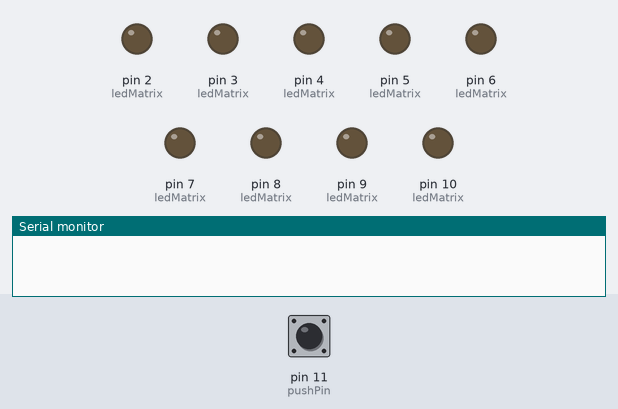
The sketch below on a simulated Arduino Uno, built with avr-gcc and run on an emulated ATmega328P. Shown: output pins drawn as LEDs (lit = HIGH), the last lines printed to the serial monitor. Dashed ring = blinking. The test bench sets the inputs (shaded band); at power-on: pin 11 (pushPin) LOW. Random numbers use the default seed unless the sketch sets one.

Above: at 1.2 s.
1.3 s: pin 11 (pushPin) pulled HIGH for 0.15 s
At 3.3 s:
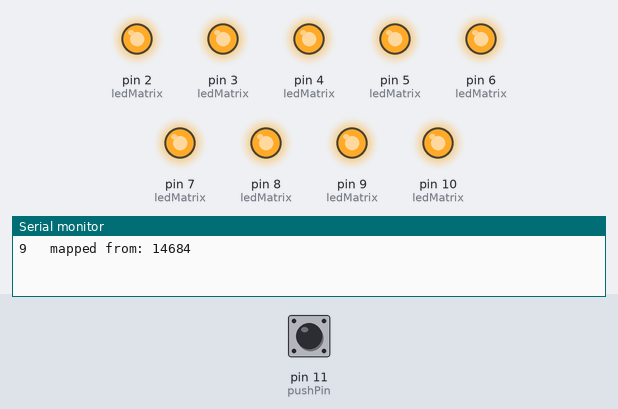
4.3 s: pin 11 (pushPin) pulled HIGH for 3.2 s
At 8.2 s:
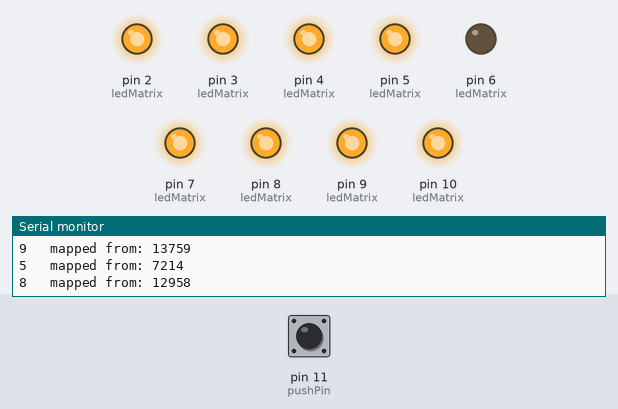
9.0 s: pin 11 (pushPin) pulled HIGH for 1 s
At 10.4 s:
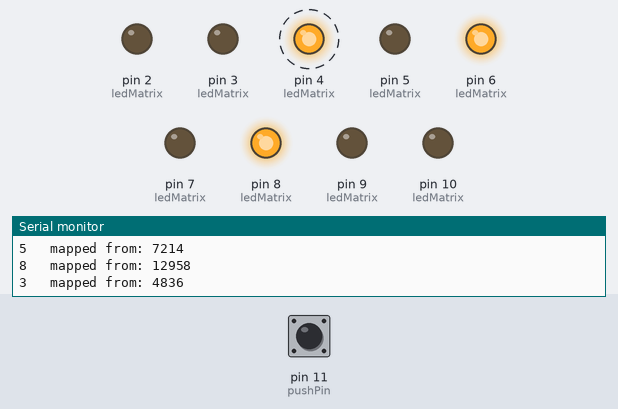
12.0 s: pin 11 (pushPin) pulled HIGH for 0.15 s
At 13.9 s:
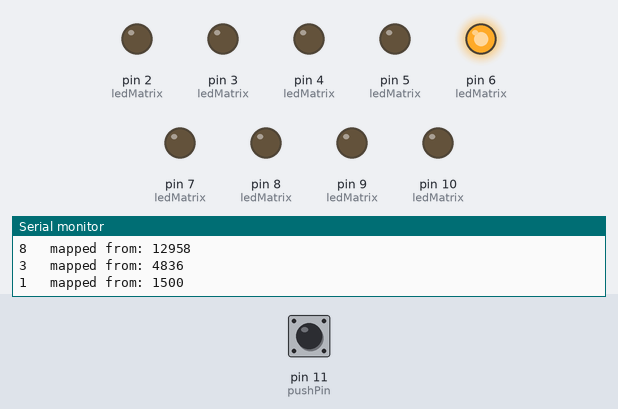
15.0 s: pin 11 (pushPin) pulled HIGH for 3.2 s
At 17.17 s:
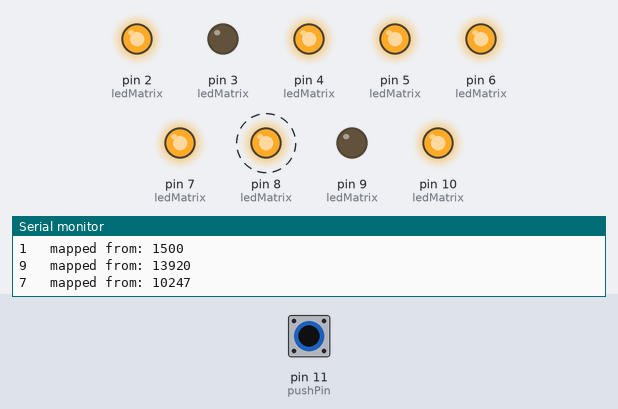
19.7 s: pin 11 (pushPin) pulled HIGH for 3.2 s
At 21.87 s:
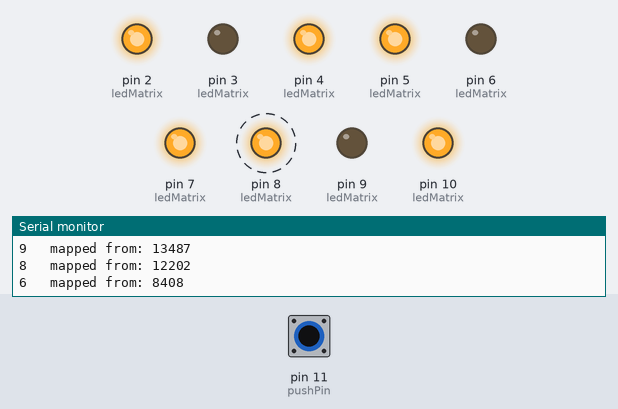
Timing chart, 0 to 24.4 s (numbered marks = the images above; inputs shaded):
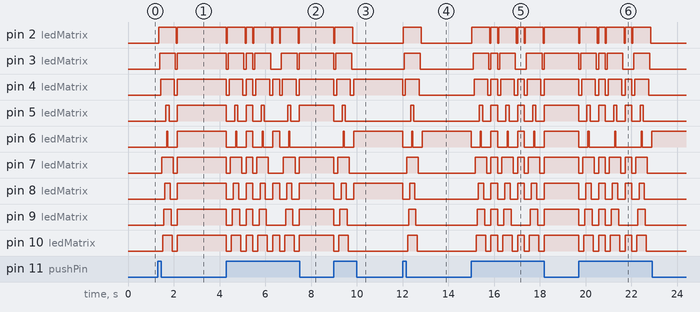

The sketch:

Dice_Thrower_v3.ino
```cpp
//Dice Thrower v3
//in this version I want to work out how to interrupt the void loop
//and have it wait until I press a button
// in this version it will show the correct form of the pips on the dice

// give dNum the max number of pips you want on your dice
int buttonState;
int pushPin = 11;

const int dNum = 9; //as in d8 or d6 or d4 CAN'T BE HIGHER THAN 9!
int jumbleSpeed = 66;
int snakeSpeed = 46; //seems to be the best speed. purely subjectively tested on sight

const int ROW_COUNT = 3;
const int COL_COUNT = 3;
int ledMatrix[ROW_COUNT][COL_COUNT] =
{
  {2, 3, 4},
  {5, 6, 7},
  {8, 9, 10}
};

/*  show & tell of array addresses
      {[0][0], [0][1], [0][2]},

      {[1][0], [1][1], [1][2]},

      {[2][0], [2][1], [2][2]}
*/


void setup()
{
  for (int i = 0; i < 3; i++)
  {
    for (int j = 0; j < 3; j++)
    {
      pinMode(ledMatrix[i][j], OUTPUT);
    }
  }
  pinMode(pushPin, INPUT);
  Serial.begin(9600);
  randomSeed(analogRead(A0));
  Serial.println(); //for random() checking reasons
}

void loop()
{
  randomLoop();
}

int randomLoop()
{
  int buttonState = digitalRead(pushPin);

  if (buttonState == HIGH)
  {
    //allOff();
    //delay(100); //put in in order to see the difference between two "throws" with a similar outcome

    snake();

    int num;
    int mapChange;
    int thouNum = dNum * 1000;
    num = random(thouNum + thouNum * 0.66);
    mapChange = map(num, 1, thouNum + thouNum * 0.66, 1, dNum + 1);

    if (mapChange == 1)
      one();

    if (mapChange == 2)
      two();

    if (mapChange == 3)
      three();

    if (mapChange == 4)
      four();

    if (mapChange == 5)
      five();

    if (mapChange == 6)
      six();

    if (mapChange == 7)
      seven();

    if (mapChange == 8)
      eight();

    if (mapChange == 9)
      nine();

    Serial.print(mapChange);
    Serial.print("\t mapped from: ");
    Serial.println(num);
    delay(300); //debounce icw first line in void loop() allOff();
  }
  else
  {
    return 0;
  }
}

void ledOn(int x, int y) //x == rows, y == cols
{
  digitalWrite(ledMatrix[x][y], HIGH);
}

void ledOff(int x, int y)
{
  digitalWrite(ledMatrix[x][y], LOW);
}

void one()
{
  ledOn(1, 1);
}

void two()
{
  ledOn(2, 0);
  ledOn(0, 2);
}

void three()
{
  ledOn(1, 1);
  ledOn(2, 0);
  ledOn(0, 2);
}

/*void four() //one of two ways to write four()
  {
  digitalWrite(ledMatrix[0][0], HIGH);
  digitalWrite(ledMatrix[2][0], HIGH);
  digitalWrite(ledMatrix[0][2], HIGH);
  digitalWrite(ledMatrix[2][2], HIGH);
  }*/

//different way of writing four()
void four()
{
  for (int row = 0; row < 3; row++)
  {
    if (row == 1) continue;

    ledOn(row, 0);
    //digitalWrite(ledMatrix[row][0], HIGH); //original code
    ledOn(row, 2);
    //digitalWrite(ledMatrix[row][2], HIGH); //original code
  }
}


void five()
{
  ledOn(0, 0);
  ledOn(2, 0);
  ledOn(0, 2);
  ledOn(2, 2);
  ledOn(1, 1);
}

void six()
{
  for (int row = 0; row < 3; row++)
  {
    ledOn(row, 0);
    ledOn(row, 2);
  }
}

void seven()
{
  for (int row = 0; row < 3; row++)
  {
    ledOn(row, 0);
    ledOn(row, 2);
  }
  ledOn(1, 1);
}

void eight()
{
  for (int row = 0; row < 3; row++)
  {
    ledOn(row, 0);
    ledOn(row, 2);
  }
  ledOn(0, 1);
  ledOn(2, 1);
}

/*void eight() //different way of writing eight()
  {
  for (int row = 0; row < 3; row++)
  {
    for (int col = 0; col < 3; col++)
    {
      if (col == 1 && row == 1) continue;

      digitalWrite(ledMatrix[row][col], HIGH);
    }
  }
  }*/

void nine()
{
  for (int row = 0; row < 3; row++)
  {
    for (int col = 0; col < 3; col++)
    {
      ledOn(row, col);
    }
  }
}

void allOn()
{
  for (int i = 0; i < 3; i++)
  {
    for (int j = 0; j < 3; j++)
    {
      ledOn(i, j);
    }
  }
}

void allOff()
{
  for (int i = 0; i < 3; i++)
  {
    for (int j = 0; j < 3; j++)
    {
      ledOff(i, j);
    }
  }
}

void allOffOneSec() //All LEDs off for 1 second
{
  for (int i = 0; i < 3; i++)
  {
    for (int j = 0; j < 3; j++)
    {
      digitalWrite(ledMatrix[i][j], LOW);
    }
  }
  delay(1000);
}

void allOnOneSec() //All LEDs on for 1 second
{
  for (int i = 0; i < 3; i++)
  {
    for (int j = 0; j < 3; j++)
    {
      digitalWrite(ledMatrix[i][j], HIGH);
    }
  }
  delay(1000);
}


/* Option 1 : First run is ON one by one, rest OFF one by one
  void jumble()
  {
  for (int i = 0; i < 3; i++)
  {
    for (int j = 0; j < 3; j++)
    {
      ledOn(i, j);
      delay(jumbleSpeed);
      ledOff(i, j);
      delay(jumbleSpeed);
    }
  }
  }
*/

/* Option 2 : First run is blank. Annoying, need to do a do/while loop which is too much recoding
  void jumble()
  {
  for (int i = 0; i < 3; i++)
  {
    for (int j = 0; j < 3; j++)
    {
      ledOff(i, j);
      delay(jumbleSpeed);
    }
  }
  }
*/

/* Option 3 : Another option, no real remarks
  void jumble()
  {
  for (int i = 0; i < 3; i++)
  {
    for (int j = 0; j < 3; j++)
    {
      ledOn(i, j);
      delay(jumbleSpeed);
    }
  }
  allOff();
  delay(jumbleSpeed);
  }
*/

void jumble() //Option 4 : Snake there and back. Favourite for now
{
  allOff();
  delay(33);
  for (int i = 0; i < 3; i++)
  {
    for (int j = 0; j < 3; j++)
    {
      ledOn(i, j);
      delay(jumbleSpeed);
    }
  }
  for (int i = 2; i >= 0; i--)
  {
    for (int j = 2; j >= 0; j--)
    {
      ledOff(i, j);
      delay(jumbleSpeed);
    }
  }
}

// I could use all the options below and link them to the
// the random() so that each time you "throw" you will
// get a different jumble/snake (although it must feel random
// and not linked to the number thrown)(problem there)

/* Option 1 : Snakes through the columns and back.
void snake()
{
  allOff();
  delay(33);

  for (int i = 0; i < 3; i++)
  {
    ledOn(i, 0);
    delay(snakeSpeed);
  }
  for (int j = 2; j >= 0; j--)
  {
    ledOn(j, 1);
    delay(snakeSpeed);
  }
  for (int k = 0; k < 3; k++)
  {
    ledOn(k, 2);
    delay(snakeSpeed);
  }
  for (int k = 2; k >= 0; k--)
  {
    ledOff(k, 2);
    delay(snakeSpeed);
  }
  for (int j = 0; j < 3; j++)
  {
    ledOff(j, 1);
    delay(snakeSpeed);
  }
  for (int i = 2; i >= 0; i--)
  {
    ledOff(i, 0);
    delay(snakeSpeed);
  }
}
*/

void snake() //Option 2 : this snakes in a clockwise circle to the middle, and back
{
  allOff();
  delay(33);

  for (int i = 0; i < 3; i++)
  {
    ledOn(0, i);
    delay(snakeSpeed);
  }
  ledOn(1, 2);
  delay(snakeSpeed);

  for (int j = 2; j >= 0; j--)
  {
    ledOn(2, j);
    delay(snakeSpeed);
  }
  ledOn(1, 0);
  delay(snakeSpeed);
  ledOn(1, 1);
  delay(snakeSpeed);

  ledOff(1, 1);
  delay(snakeSpeed);
  ledOff(1, 0);
  delay(snakeSpeed);
  for (int j = 0; j < 3; j++)
  {
    ledOff(2, j);
    delay(snakeSpeed);
  }
  ledOff(1, 2);
  delay(snakeSpeed);

  for (int i = 2; i >= 0; i--)
  {
    ledOff(0, i);
    delay(snakeSpeed);
  }
}
```

Measured:
- after the input at 1.3 s, pin 2 (ledMatrix): LOW → HIGH at once, → LOW 0.78 s later, → HIGH 0.05 s later; pin 3 (ledMatrix): LOW → HIGH after 0.08 s, → LOW 0.69 s later, → HIGH 0.09 s later
- after the input at 4.3 s, pin 2 (ledMatrix): HIGH → LOW at once, then repeats every 1.2 s: HIGH 0.78 s, LOW 0.05 s, HIGH 0.30 s, LOW 0.03 s; pin 4 (ledMatrix): HIGH → LOW at once, then repeats every 1.2 s: HIGH 0.60 s, LOW 0.14 s, HIGH 0.30 s, LOW 0.13 s
- after the input at 9.0 s, pin 2 (ledMatrix): HIGH → LOW at once, → HIGH 0.03 s later, → LOW 0.78 s later; pin 3 (ledMatrix): HIGH → LOW at once, → HIGH 0.08 s later, → LOW 0.69 s later
- after the input at 12.0 s, pin 2 (ledMatrix): LOW → HIGH at once, → LOW 0.78 s later; pin 3 (ledMatrix): LOW → HIGH after 0.08 s, → LOW 0.69 s later
- after the input at 15.0 s, pin 2 (ledMatrix): LOW → HIGH at once, then repeats every 1.2 s: LOW 0.05 s, HIGH 0.30 s, LOW 0.03 s, HIGH 0.78 s; pin 4 (ledMatrix): LOW → HIGH after 0.13 s, then repeats every 1.2 s: LOW 0.14 s, HIGH 0.30 s, LOW 0.13 s, HIGH 0.60 s
- after the input at 19.7 s, pin 2 (ledMatrix): HIGH → LOW at once, then repeats every 1.2 s: HIGH 0.78 s, LOW 0.05 s, HIGH 0.30 s, LOW 0.03 s, until it stays LOW from 22.8 s; pin 4 (ledMatrix): HIGH → LOW at once, then repeats every 1.2 s: HIGH 0.60 s, LOW 0.14 s, HIGH 0.30 s, LOW 0.13 s, until it stays LOW from 22.7 s
